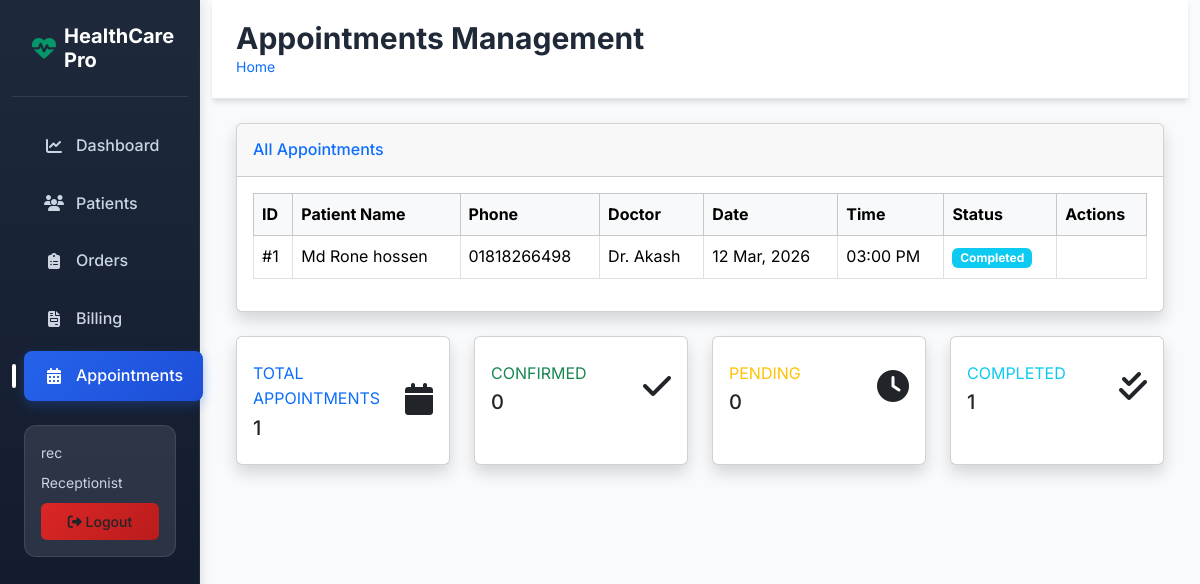
The page /appointments-admin (signed in) on the database its author committed.
### app/models/users.py (models this page shows)
class User(UserMixin, db.Model):
    __tablename__ = 'users'
    id = db.Column(db.Integer, primary_key=True)
    username = db.Column(db.String(80), unique=True, nullable=False)
    email = db.Column(db.String(120), unique=True, nullable=False)
    password_hash = db.Column(db.String(128), nullable=False)
    role = db.Column(db.String(20), nullable=False, default='patient') # admin, receptionist, lab_tech, doctor, patient
    is_active = db.Column(db.Boolean, default=True)
    created_at = db.Column(db.DateTime, default=datetime.utcnow)
    name = db.Column(db.String(100))
    phone = db.Column(db.String(20))

### app/models/appointment.py (models this page shows)
class Appointment(db.Model):
    __tablename__ = 'appointments'
    id = db.Column(db.Integer, primary_key=True)
    patient_name = db.Column(db.String(100), nullable=False)
    patient_phone = db.Column(db.String(20), nullable=False)
    patient_email = db.Column(db.String(100))
    doctor_id = db.Column(db.Integer, db.ForeignKey('referral_doctors.id'), nullable=False)
    appointment_date = db.Column(db.Date, nullable=False)
    appointment_time = db.Column(db.Time, nullable=False)
    status = db.Column(db.String(20), default='pending')  # pending, confirmed, cancelled, completed
    notes = db.Column(db.Text)
    created_at = db.Column(db.DateTime, default=datetime.utcnow)
    doctor = db.relationship('ReferralDoctor', backref='appointments', lazy=True)

### app/models/referral.py (models this page shows)
class ReferralDoctor(db.Model):
    __tablename__ = 'referral_doctors'
    id = db.Column(db.Integer, primary_key=True)
    doctor_name = db.Column(db.String(100), nullable=False)
    name = db.Column(db.String(100), nullable=False)  # Keep for backward compatibility
    specialization = db.Column(db.String(100))
    hospital_name = db.Column(db.String(150))
    hospital = db.Column(db.String(150))  # Keep for backward compatibility
    phone = db.Column(db.String(20))
    commission_rate = db.Column(db.Float, default=0.0) # Percentage e.g., 10.0 for 10%
    is_active = db.Column(db.Boolean, default=True)
    user_id = db.Column(db.Integer, db.ForeignKey('users.id'), nullable=True) # For portal access
    commissions = db.relationship('ReferralCommission', backref='doctor', lazy=True)

### app/frontend/routes.py (the view)
@bp.route('/appointments-admin')
@login_required
@role_required('admin', 'receptionist')
def appointments_admin():
    appointments = Appointment.query.order_by(Appointment.appointment_date.desc()).all()
    return render_template('appointments/admin_list.html', appointments=appointments)

### app/templates/appointments/admin_list.html (shortened to what this page needs)
{% extends 'base.html' %}
{% block page_title %}Appointments Management{% endblock %}
{% block content %}
<div class="row">
    <div class="col-12">
        <div class="card shadow mb-4">
            <div class="card-header py-3">
                <h6 class="m-0 font-weight-bold text-primary">All Appointments</h6>
            </div>
            <div class="card-body">
                <div class="table-responsive">
                    <table class="table table-bordered table-hover">
                        <thead class="table-light">
                            <tr>
                                <th>ID</th>
                                <th>Patient Name</th>
                                <th>Phone</th>
                                <th>Doctor</th>
                                <th>Date</th>
                                <th>Time</th>
                                <th>Status</th>
                                <th>Actions</th>
                            </tr>
                        </thead>
                        <tbody>
                            {% for appointment in appointments %}
                            <tr>
                                <td>#{{ appointment.id }}</td>
                                <td>{{ appointment.patient_name }}</td>
                                <td>{{ appointment.patient_phone }}</td>
                                <td>Dr. {{ appointment.doctor.doctor_name }}</td>
                                <td>{{ appointment.appointment_date.strftime('%d %b, %Y') }}</td>
                                <td>{{ appointment.appointment_time.strftime('%I:%M %p') }}</td>
                                <td>
                                    {% if appointment.status == 'confirmed' %}
                                        <span class="badge bg-success">Confirmed</span>
                                    {% elif appointment.status == 'pending' %}
                                        <span class="badge bg-warning">Pending</span>
                                    {% elif appointment.status == 'cancelled' %}
                                        <span class="badge bg-danger">Cancelled</span>
                                    {% elif appointment.status == 'completed' %}
                                        <span class="badge bg-info">Completed</span>
                                    {% endif %}
                                </td>
                                <td>
                                </td>
                            </tr>
                            {% else %}
                            <tr>
                                <td colspan="8" class="text-center text-muted">No appointments found.</td>
                            </tr>
                            {% endfor %}
                        </tbody>
                    </table>
                </div>
            </div>
        </div>
    </div>
</div>
<div class="row">
    <div class="col-md-3">
        <div class="card border-left-primary shadow h-100 py-2">
            <div class="card-body">
                <div class="row no-gutters align-items-center">
                    <div class="col mr-2">
                        <div class="text-xs font-weight-bold text-primary text-uppercase mb-1">Total Appointments</div>
                        <div class="h5 mb-0 font-weight-bold text-gray-800">{{ appointments|length }}</div>
                    </div>
                    <div class="col-auto">
                        <i class="fas fa-calendar fa-2x text-gray-300"></i>
                    </div>
                </div>
            </div>
        </div>
    </div>
    <div class="col-md-3">
        <div class="card border-left-success shadow h-100 py-2">
            <div class="card-body">
                <div class="row no-gutters align-items-center">
                    <div class="col mr-2">
                        <div class="text-xs font-weight-bold text-success text-uppercase mb-1">Confirmed</div>
                        <div class="h5 mb-0 font-weight-bold text-gray-800">
                            {{ appointments|selectattr('status', 'equalto', 'confirmed')|list|length }}
                        </div>
                    </div>
                    <div class="col-auto">
                        <i class="fas fa-check fa-2x text-gray-300"></i>
                    </div>
                </div>
            </div>
        </div>
    </div>
    <div class="col-md-3">
        <div class="card border-left-warning shadow h-100 py-2">
            <div class="card-body">
                <div class="row no-gutters align-items-center">
                    <div class="col mr-2">
                        <div class="text-xs font-weight-bold text-warning text-uppercase mb-1">Pending</div>
                        <div class="h5 mb-0 font-weight-bold text-gray-800">
                            {{ appointments|selectattr('status', 'equalto', 'pending')|list|length }}
                        </div>
                    </div>
                    <div class="col-auto">
                        <i class="fas fa-clock fa-2x text-gray-300"></i>
                    </div>
                </div>
            </div>
        </div>
    </div>
    <div class="col-md-3">
        <div class="card border-left-info shadow h-100 py-2">
            <div class="card-body">
                <div class="row no-gutters align-items-center">
                    <div class="col mr-2">
                        <div class="text-xs font-weight-bold text-info text-uppercase mb-1">Completed</div>
                        <div class="h5 mb-0 font-weight-bold text-gray-800">
                            {{ appointments|selectattr('status', 'equalto', 'completed')|list|length }}
                        </div>
                    </div>
                    <div class="col-auto">
                        <i class="fas fa-check-double fa-2x text-gray-300"></i>
                    </div>
                </div>
            </div>
        </div>
    </div>
</div>
{% endblock %}

### app/templates/base.html (shortened to what this page needs)
<!DOCTYPE html>
<html lang="en">
<head>
    <link href="https://cdn.jsdelivr.net/npm/bootstrap@5.3.2/dist/css/bootstrap.min.css" rel="stylesheet">
    <link href="https://cdnjs.cloudflare.com/ajax/libs/font-awesome/6.4.2/css/all.min.css" rel="stylesheet">
    <link href="{{ url_for('static', filename='css/healthcare.css') }}" rel="stylesheet">
</head>
<body>
    <div class="container-fluid">
        <div class="row">
            {% if current_user.is_authenticated %}
            <nav class="col-md-3 col-lg-2 d-md-block sidebar">
                <div class="position-sticky">
                    <div class="sidebar-brand">
                        <h5><i class="fas fa-heartbeat"></i> HealthCare Pro</h5>
                    </div>
                    <ul class="nav flex-column">
                        <li class="nav-item">
                            <a class="nav-link {% if request.endpoint == 'portal.patient_dashboard' %}active{% endif %}"
                                href="{{ url_for('portal.patient_dashboard') }}">
                                <i class="fas fa-chart-line"></i> Dashboard
                            </a>
                        </li>
                        {% if current_user.role in ['admin', 'receptionist'] %}
                        <li class="nav-item">
                            <a class="nav-link {% if request.endpoint == 'frontend.patients_list' or request.endpoint == 'frontend.add_patient' %}active{% endif %}"
                                href="{{ url_for('frontend.patients_list') }}">
                                <i class="fas fa-users"></i> Patients
                            </a>
                        </li>
                        {% endif %}
                        {% if current_user.role in ['admin', 'receptionist'] %}
                        <li class="nav-item">
                            <a class="nav-link {% if request.endpoint == 'frontend.orders_list' or request.endpoint == 'frontend.new_order' %}active{% endif %}"
                                href="{{ url_for('frontend.orders_list') }}">
                                <i class="fas fa-clipboard-list"></i> Orders
                            </a>
                        </li>
                        {% endif %}
                        {% if current_user.role in ['admin', 'receptionist'] %}
                        <li class="nav-item">
                            <a class="nav-link {% if request.endpoint == 'frontend.invoices_list' %}active{% endif %}"
                                href="{{ url_for('frontend.invoices_list') }}">
                                <i class="fas fa-file-invoice"></i> Billing
                            </a>
                        </li>
                        {% endif %}
                        {% if current_user.role in ['admin', 'receptionist'] %}
                        <li class="nav-item">
                            <a class="nav-link {% if request.endpoint == 'frontend.appointments_admin' %}active{% endif %}"
                                href="{{ url_for('frontend.appointments_admin') }}">
                                <i class="fas fa-calendar-alt"></i> Appointments
                            </a>
                        </li>
                        {% endif %}
                    </ul>
                    <div class="user-info">
                        <small>{{ current_user.username }}</small>
                        <small class="text-capitalize">{{ current_user.role }}</small>
                        <a href="{{ url_for('frontend.logout') }}" class="btn btn-logout w-100">
                            <i class="fas fa-sign-out-alt"></i> Logout
                        </a>
                    </div>
                </div>
            </nav>
            {% endif %}
            <main class="{% if current_user.is_authenticated %}col-md-9 ms-sm-auto col-lg-10{% else %}col-12{% endif %} main-content">
                <div class="page-header">
                    <div class="container-fluid px-4">
                        <div class="d-flex justify-content-between align-items-center">
                            <div>
                                <h1 class="page-title">{% block page_title %}{% endblock %}</h1>
                                <nav aria-label="breadcrumb">
                                    <ol class="breadcrumb">
                                        <li class="breadcrumb-item"><a href="#" class="text-decoration-none">Home</a></li>
                                    </ol>
                                </nav>
                            </div>
                        </div>
                    </div>
                </div>
                <div class="container-fluid px-4">
                    {% block content %}{% endblock %}
                </div>
            </main>
        </div>
    </div>
</body>
</html>

### app/templates/base.html (style rules this page uses)
:root { --primary-color: #2563eb; --primary-dark: #1d4ed8; --secondary-color: #059669; --accent-color: #f59e0b; --danger-color: #dc2626; --warning-color: #d97706; --success-color: #059669; --info-color: #0891b2; --dark-color: #1f2937; --light-bg: #f8fafc; --sidebar-bg: linear-gradient(180deg, #1e293b 0%, #0f172a 100%); --card-shadow: 0 4px 6px -1px rgba(0, 0, 0, 0.1), 0 2px 4px -1px rgba(0, 0, 0, 0.06); --card-shadow-hover: 0 10px 15px -3px rgba(0, 0, 0, 0.1), 0 4px 6px -2px rgba(0, 0, 0, 0.05); }
body { background: var(--light-bg); font-family: 'Inter', -apple-system, BlinkMacSystemFont, 'Segoe UI', Roboto, sans-serif; line-height: 1.6; }
.sidebar { min-height: 100vh; background: var(--sidebar-bg); box-shadow: 2px 0 10px rgba(0, 0, 0, 0.1); position: relative; }
.sidebar::before { content: ''; position: absolute; top: 0; right: 0; width: 1px; height: 100%; background: linear-gradient(180deg, transparent 0%, rgba(255,255,255,0.1) 50%, transparent 100%); }
.sidebar .nav-link { color: #cbd5e1; text-decoration: none; padding: 12px 20px; display: flex; align-items: center; border-radius: 8px; margin: 4px 12px; transition: all 0.3s ease; font-weight: 500; position: relative; }
.sidebar .nav-link i { width: 20px; text-align: center; margin-right: 12px; font-size: 16px; }
.sidebar .nav-link.active { color: #fff; background: linear-gradient(135deg, var(--primary-color), var(--primary-dark)); box-shadow: 0 4px 12px rgba(37, 99, 235, 0.3); }
.sidebar .nav-link.active::before { content: ''; position: absolute; left: -12px; top: 50%; transform: translateY(-50%); width: 4px; height: 24px; background: #fff; border-radius: 2px; }
.sidebar-brand { padding: 24px 20px; border-bottom: 1px solid rgba(255, 255, 255, 0.1); margin-bottom: 20px; }
.sidebar-brand h5 { color: #fff; font-weight: 700; font-size: 1.25rem; margin: 0; display: flex; align-items: center; }
.sidebar-brand i { color: var(--secondary-color); margin-right: 8px; font-size: 1.5rem; }
.main-content { background: var(--light-bg); min-height: 100vh; }
.page-header { background: #fff; border-bottom: 1px solid #e2e8f0; padding: 20px 0; margin-bottom: 24px; box-shadow: var(--card-shadow); }
.page-title { font-size: 1.875rem; font-weight: 700; color: var(--dark-color); margin: 0; }
.breadcrumb { background: transparent; padding: 0; margin: 0; font-size: 0.875rem; }
.user-info { background: rgba(255, 255, 255, 0.1); border-radius: 12px; padding: 16px; margin: 20px 12px; border: 1px solid rgba(255, 255, 255, 0.1); }
.user-info small { color: #cbd5e1; display: block; margin-bottom: 8px; }
.btn-logout { background: linear-gradient(135deg, #dc2626, #b91c1c); border: none; border-radius: 6px; padding: 8px 16px; font-size: 0.875rem; font-weight: 500; transition: all 0.3s ease; }

### rows shown on the page
User: username "rec", role "Receptionist"
Appointment: id "1", patient_name "Md Rone hossen", patient_phone "01818266498", doctor.doctor_name "Akash", appointment_date "12 Mar, 2026", appointment_time "03:00 PM", status "Completed"

### other values the page prints
{{ appointments|length }} "1"
{{ appointments|selectattr('status', 'equalto', 'confirmed')|list|length }} "0"
{{ appointments|selectattr('status', 'equalto', 'pending')|list|length }} "0"
{{ appointments|selectattr('status', 'equalto', 'completed')|list|length }} "1"
